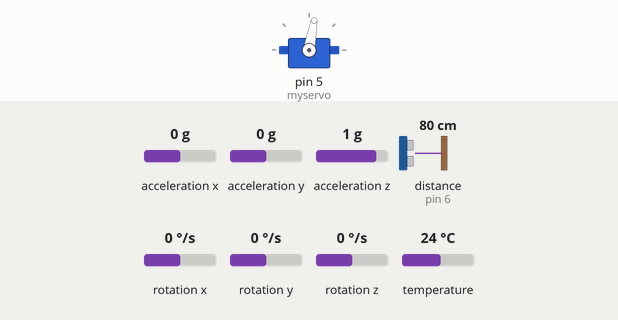
Recording of a sketch running on a simulated Arduino Uno, built with avr-gcc and run on an emulated ATmega328P. On the bench: servo. The test bench sets the inputs (shaded band); at power-on: acceleration y 0 g, distance to the obstacle (sensor on pin 6) 80 cm, acceleration z 1 g, rotation x 0 °/s, acceleration x 0 g, rotation y 0 °/s, rotation z 0 °/s, temperature 24 °C. The echo pulse lasts 58.3 µs per cm; what the sketch prints to the serial monitor is not drawn.

Above: at 1.3 s.
1.4 s: acceleration y set to -1.4 g
3.4 s: distance to the obstacle (sensor on pin 6) set to 2 cm
4.9 s: acceleration z set to -1.4 g
6.4 s: rotation x set to -192 °/s
8.0 s: distance to the obstacle (sensor on pin 6) set to 4 cm
Timing chart, 0 to 12.0 s (numbered marks = the images above; inputs shaded):
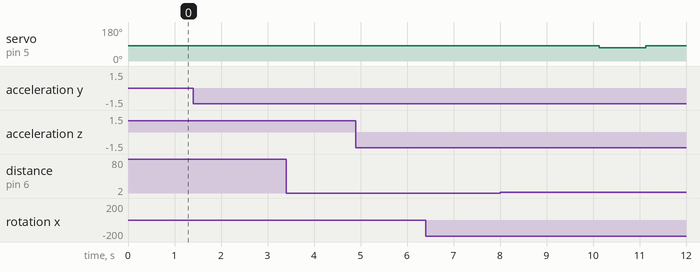

Measured:
- after the input at 1.4 s, every drawn part: stays the same
- after the input at 3.4 s, every drawn part: stays the same
- after the input at 4.9 s, every drawn part: stays the same
- after the input at 6.4 s, every drawn part: stays the same

The sketch:

Tarea_observador.ino
```cpp
// Basic demo for accelerometer readings from Adafruit MPU6050

#include <Adafruit_MPU6050.h>
#include <Adafruit_Sensor.h>
#include <Wire.h>
#include <Servo.h>
#include <NewPing.h>

#define PERIOD 20000  // período correspondiente a una frecuencia de 50Hz
#define ALPHA 0.1f
#define MIN_SERVO_US 557     // 0° de rotación del servo
#define MAX_SERVO_US 2388    // 180° de rotación del servo
#define MIN_SERVO_ANGLE 50   // Ángulo mínimo del servo que admite la planta
#define MAX_SERVO_ANGLE 130  // Ángulo máximo del servo que admite la planta
#define SERVO_OFFSET 10    // Offset de la barra respecto del servo
#define IMU_OFFSET 2.20 // Offset IMU respecto la barra
#define TRIGGER_PIN  7
#define ECHO_PIN     6
#define MAX_DISTANCE 200
#define SOUND_SPEED 340.29f
#define DISTANCE_OFFSET 15.65f

NewPing sonar(TRIGGER_PIN, ECHO_PIN, MAX_DISTANCE);
Servo myservo;
Adafruit_MPU6050 mpu;

unsigned long t1;
int counter = 0;
float u = 0;

float theta_g1 = 0;
float theta_g = 0;
float theta_a = 0;
float theta_c = 0;
float theta = 0;
float p_prev = 0;

float a1 = 1;
float a2 = 0.02;
float a3 = 0;
float a4 = 0;
float a5 = -3.42;
float a6 = 0.48;
float a7 = 0;
float a8 = 0;
float a9 = 0;
float a10 = 0;
float a11 = 1;
float a12 = 0.02;
float a13 = -0.5;
float a14 = 0;
float a15 = 0;
float a16 = 0.8650;

float b1 = 0;
float b2 = 1.5;
float b3 = 0;
float b4 = 0;

float theta_k = 0;
float theta_k1 = 0;

float theta_dot_k = 0;
float theta_dot_k1 = 0;

float p_k = 0;
float p_k1 = 0;

float p_dot_k = 0;
float p_dot_k1 = 0;

float y_theta_k = 0;
float y_p_k = 0;

float l1 = 0.3803;
float l2 = -0.0007;
float l3 = -3.2304;
float l4 = 0.0018;
float l5 = -0.0109;
float l6 = 0.6975;
float l7 = -0.6599;
float l8 = 3.8940;

void setup(void) {
  Serial.begin(115200);
  while (!Serial)
    delay(10);  // will pause Zero, Leonardo, etc until serial console opens

  Serial.println("Adafruit MPU6050 test!");

  // Try to initialize!
  if (!mpu.begin()) {
    Serial.println("Failed to find MPU6050 chip");
    while (1) {
      delay(10);
    }
  }
  Serial.println("MPU6050 Found!");

  mpu.setAccelerometerRange(MPU6050_RANGE_8_G);
  mpu.setGyroRange(MPU6050_RANGE_500_DEG);
  mpu.setFilterBandwidth(MPU6050_BAND_44_HZ);

  Serial.println("");
  delay(100);
  myservo.attach(5);

  writeServo(0);
}

void loop() {
  t1 = micros();

  /* Get new sensor events with the readings */
  sensors_event_t a, g, temp;
  mpu.getEvent(&a, &g, &temp);

  theta_g1 = theta_g1 + g.gyro.x * 0.02 * (180 / PI);
  theta_a = atan2(a.acceleration.y, a.acceleration.z) * (180 / PI);

  theta_g = theta_c + g.gyro.x * 0.02 * (180 / PI);
  theta_c = ALPHA * theta_a + (1 - ALPHA) * theta_g;

  float theta = theta_c + IMU_OFFSET;
  float theta_dot = g.gyro.x * (180 / PI);

  unsigned int time = sonar.ping(40);
  float p = (((time * SOUND_SPEED) / 10000) / 2) - DISTANCE_OFFSET;

  y_theta_k = theta_k;
  y_p_k = p_k;

  theta_k1 = a1 * theta_k + a2 * theta_dot_k + a3 * p_k + a4 * p_dot_k + l1 * (theta - y_theta_k) + l2 * (p - y_p_k) + b1 * u;
  theta_dot_k1 = a5 * theta_k + a6 * theta_dot_k + a7 * p_k + a8 * p_dot_k + l3 * (theta - y_theta_k) + l4 * (p - y_p_k) + b2 * u;
  p_k1 = a9 * theta_k + a10 * theta_dot_k + a11 * p_k + a12 * p_dot_k + l5 * (theta - y_theta_k) + l6 * (p - y_p_k) + b3 * u;
  p_dot_k1 = a13 * theta_k + a14 * theta_dot_k + a15 * p_k + a16 * p_dot_k + l7 * (theta - y_theta_k) + l8 * (p - y_p_k) + b4 * u;

  float p_dot = (p - p_prev) / 0.02;
  matlab_send(theta, theta_k, theta_dot, theta_dot_k, p, p_k, p_dot, p_dot_k, u);

  theta_k = theta_k1;
  theta_dot_k = theta_dot_k1;
  p_k = p_k1;
  p_dot_k = p_dot_k1;
  p_prev = p;

  if (counter == 500) {
    u = -10;
    writeServo(u);
    counter++;
  } else if (counter == 550){
    u = 0;
    writeServo(u);
    counter = 0;
  }
  else {
    counter++;
  }

  while (micros() < t1 + PERIOD) {};
}

void writeServo(float angle) {
  float value = angle - SERVO_OFFSET + 90;

  if (value < MIN_SERVO_ANGLE) {
    value = MIN_SERVO_ANGLE;
  }
  if (value > MAX_SERVO_ANGLE) {
    value = MAX_SERVO_ANGLE;
  }

  float valueMicros = (value * (MAX_SERVO_US - MIN_SERVO_US)) / 180 + MIN_SERVO_US;
  myservo.writeMicroseconds(valueMicros);
}

void matlab_send(float dato1, float dato2, float dato3, float dato4, float dato5, float dato6, float dato7, float dato8, float dato9) {
  Serial.write("abcd");
  byte *b1 = (byte *)&dato1;
  Serial.write(b1, 4);
  byte *b2 = (byte *)&dato2;
  Serial.write(b2, 4);
  byte *b3 = (byte *)&dato3;
  Serial.write(b3, 4);
  byte *b4 = (byte *)&dato4;
  Serial.write(b4, 4);
  byte *b5 = (byte *)&dato5;
  Serial.write(b5, 4);
  byte *b6 = (byte *)&dato6;
  Serial.write(b6, 4);
  byte *b7 = (byte *)&dato7;
  Serial.write(b7, 4);
  byte *b8 = (byte *)&dato8;
  Serial.write(b8, 4);
  byte *b9 = (byte *)&dato9;
  Serial.write(b9, 4);
  //etc con mas datos tipo float. Tambien podría pasarse como parámetro a esta funcion un array de floats.
}
```
